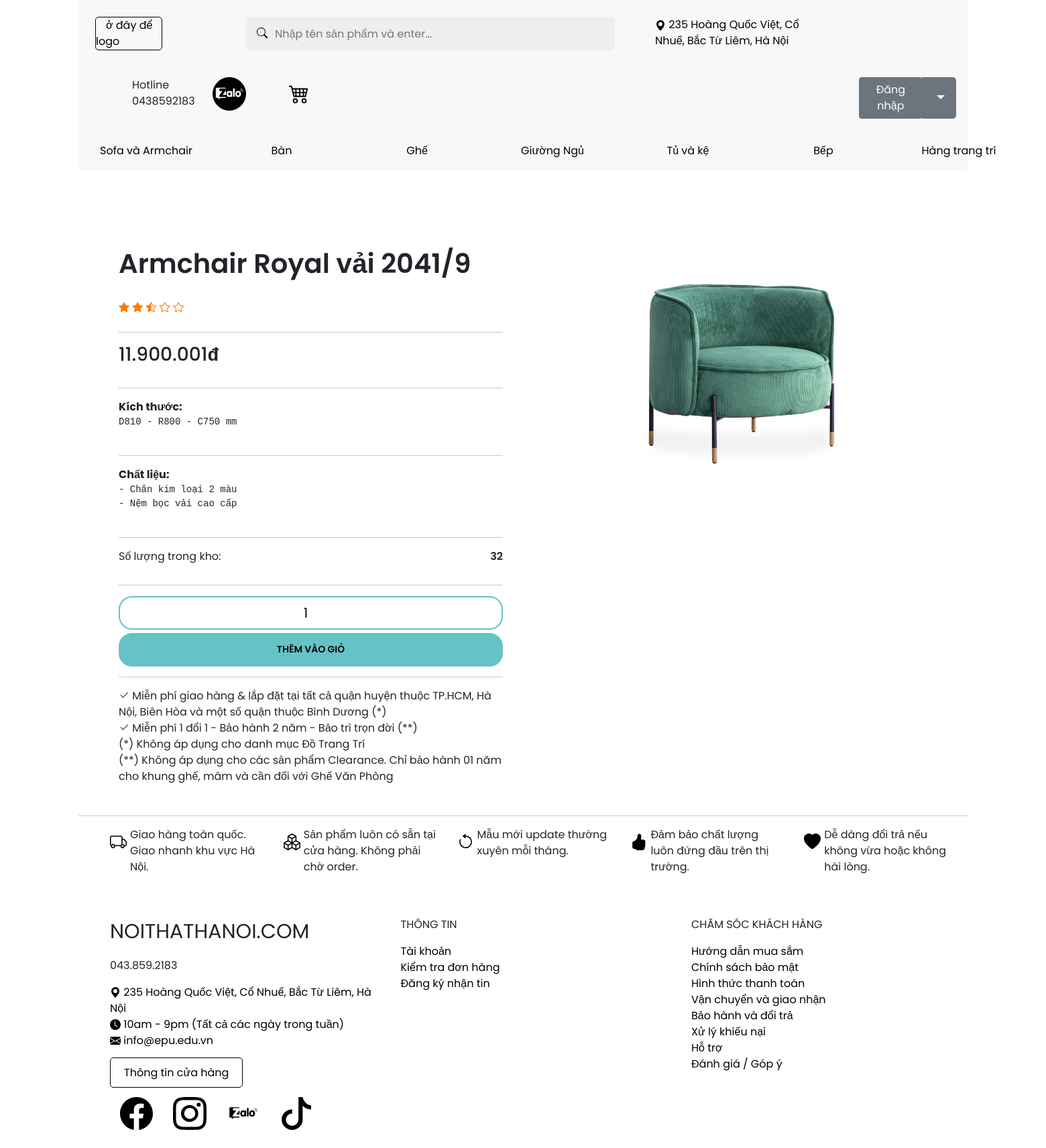
The page /index.php?quanly=chitiet-sp&id=12&thuonghieu=SofaArmchair on the database its author committed.
### tables this page shows
CREATE TABLE `tb_sanpham` (
  `id` int(11) NOT NULL,
  `tensp` varchar(255) NOT NULL,
  `img` char(150) NOT NULL,
  `kichthuoc` varchar(255) NOT NULL,
  `gia` int(20) NOT NULL,
  `chatlieu` varchar(255) NOT NULL,
  `soluongton` int(20) NOT NULL,
  `ma_loai` int(20) NOT NULL,
  `ma_item` int(20) NOT NULL
);

### tmp/chitiet-sp.php (the view, shortened to what this page needs)
<?php
    include './admincp/config/connect_db.php';
    $query = "SELECT * FROM `tb_sanpham` WHERE `id`=$id";
    $mysql = mysqli_query($conn, $query);
    $row = mysqli_fetch_array($mysql);
    if ($row['soluongton']<1){
        $soluong = 'Hết hàng';
    }else{
        $soluong = number_format($row['soluongton'], 0, ",", ".");
    }
?>
<div class="cach"></div>
<div class="chitiet-sp">
    <div class="thongtin-sp">
        <h1><?=$row['tensp']?></h1>
        <div class="star">
            <span class="star-item"><i class="bi bi-star-fill"></i></span>
            <span class="star-item"><i class="bi bi-star-fill"></i></span>
            <span class="star-item"><i class="bi bi-star-half"></i></span>
            <span class="star-item"><i class="bi bi-star"></i></span>
            <span class="star-item"><i class="bi bi-star"></i></span>
        </div>
        <hr>
        <?php if ($row['gia'] > 0) {?>
            <h3><?=number_format($row['gia'], 0, ",", ".")?><samp>đ</samp></h3><hr>
        <?php } else {?>
        <?php }?>
        <?php if ($row['kichthuoc'] != "" || $row['chatlieu'] != "") {?>
            <div>
                <?php if ($row['kichthuoc'] != "") {?>
                    <label><b>Kích thước: </b><pre><?=$row['kichthuoc']?></pre></label><br><hr>
                <?php } else {?>
                <?php }?>
                <?php if ($row['chatlieu'] != "") {?>
                    <label><b>Chất liệu: </b><pre><?=$row['chatlieu']?></pre></label>
                <?php } else {?>
                <?php }?>
            </div><hr>
        <?php } else {?>
        <?php }?>
        <?php if ($row['soluongton'] > 0) {?>
            <p>Số lượng trong kho: <span><?=$soluong?></span></p><hr>
        <?php } else {?>
        <?php }?>
        <?php if ($row['gia'] > 0) {?>
            <div class="giohang">
                <form action="../index.php?quanly=cart&action=add" method="POST">
                    <input class="giohang-number" name="soluong[<?=$row['id']?>]" type="number" value="1">
                    <input class="giohang-button" name="submit" type="submit" value="Thêm vào giỏ">
                </form>
            </div><hr style="margin-top: 70px;">
        <?php } else {?>
        <?php }?>
        <label><i class="bi bi-check2"></i> Miễn phí giao hàng & lắp đặt tại tất cả quận huyện thuộc TP.HCM, Hà Nội, Biên Hòa và một số quận thuộc Bình Dương (*)</label>
        <label><i class="bi bi-check2"></i> Miễn phí 1 đổi 1 - Bảo hành 2 năm - Bảo trì trọn đời (**)</label>
        <label>(*) Không áp dụng cho danh mục Đồ Trang Trí</label>
        <label>(**) Không áp dụng cho các sản phẩm Clearance. Chỉ bảo hành 01 năm cho khung ghế, mâm và cần đối với Ghế Văn Phòng</label>
    </div>
    <div class="image-sp">
        <img src="<?=$row['img']?>" alt="<?=$row['tensp']?>">
    </div>
</div>

### asset/css/main.css (style rules this page uses)
* { margin:0;padding:0;box-sizing:border-box;font-family:"Poppins",sans-serif; }
body { display:flex;align-items:center;justify-content:center;background:#ffffff; }
.cach { width: 100%; height: 30px; background: #ffffff; }
.chitiet-sp { padding: 30px 30px; }
.chitiet-sp .thongtin-sp { padding: 30px 30px; width: 50%; height: auto; float: left; }
.chitiet-sp .thongtin-sp h1 { font-weight: 600; margin-bottom: 30px; }
.chitiet-sp .thongtin-sp p { margin-bottom: 30px; }
.chitiet-sp .thongtin-sp .star { color: #ff7b00; }
.chitiet-sp .thongtin-sp h3 { margin-bottom: 30px; }
.chitiet-sp .thongtin-sp h3 samp { font-weight: 600; }
.chitiet-sp .thongtin-sp .giohang { width: auto; height: 50px; margin-bottom: 50px; }
.chitiet-sp .thongtin-sp .giohang input[type='number'] { width: 100%; height: 50px; border-color: #65c3c8; border-style: solid; border-radius: 20px; font-size: 20px; text-align: center; margin-bottom: 5px; }
.chitiet-sp .thongtin-sp .giohang input[type='submit'] { width: 100%; height: 50px; align-items: center; background: #65c3c8; border-color: #65c3c8; border-style: solid; border-radius: 20px; display: flex; flex-wrap: wrap; font-size: 14px; font-weight: 600; justify-content: center; text-align: center; text-transform: uppercase; transition: 0.25s ease-in-out; }
.chitiet-sp .thongtin-sp p span { float: right; font-weight: 600; }
.chitiet-sp .image-sp { padding: 30px 30px; width: 50%; height: auto; float: left; }
.chitiet-sp .image-sp img { width: 100%; height: auto; border-radius: 5px; }

### rows shown on the page
tb_sanpham: tensp "Armchair Royal vải 2041/9", gia "11.900.001", kichthuoc "D810 - R800 - C750 mm", chatlieu "- Chân kim loại 2 màu - Nệm bọc vải cao cấp", soluongton "32", img (picture)
